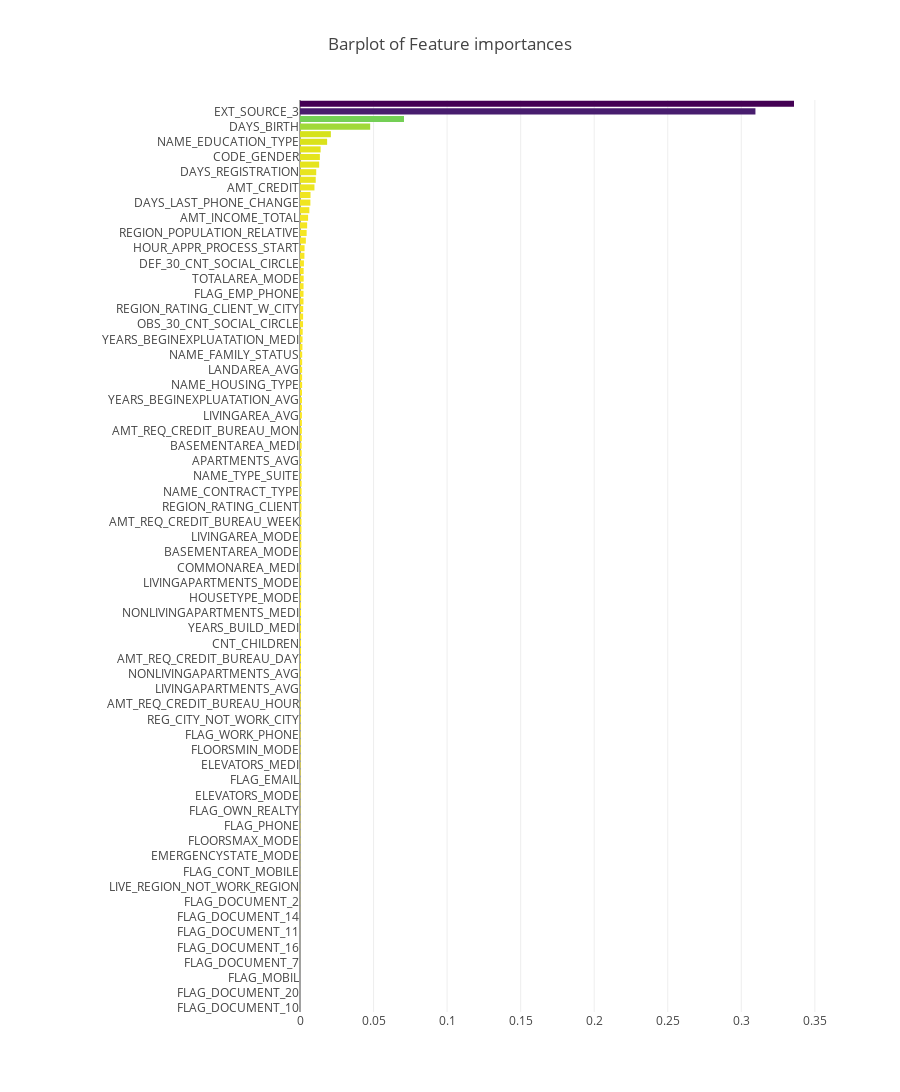

The code cell stored with this chart in its notebook:
### Code cell
x, y = (list(x) for x in zip(*sorted(zip(rf.feature_importances_, features), 
                                                            reverse = False)))
trace2 = go.Bar(
    x=x ,
    y=y,
    marker=dict(
        color=x,
        colorscale = 'Viridis',
        reversescale = True
    ),
    name='Random Forest Feature importance',
    orientation='h',
)

layout = dict(
    title='Barplot of Feature importances',
     width = 900, height = 2000,
    yaxis=dict(
        showgrid=False,
        showline=False,
        showticklabels=True,
    ),
    margin=dict(
    l=300,
),
)

fig1 = go.Figure(data=[trace2])
fig1['layout'].update(layout)
py.iplot(fig1, filename='plots')

### Figure 1 — Plotly figure (JSON) as saved in the notebook; plotly's stock layout.template omitted (floating-point values rounded to 4 significant figures)
{"data": [{"marker": {"color": [0, 0, 0, 0, 0, 6.424e-06, 8.539e-06, 1.403e-05, 1.873e-05, 2.208e-05, 2.765e-05, 3.206e-05, 4.301e-05, 7.323e-05, 7.631e-05, 8.09e-05, 8.179e-05, 8.224e-05, 0.0001023, 0.000105, 0.0001432, 0.0001643, 0.0001851, 0.0001905, 0.0002005, 0.0002066, 0.0002113, 0.0002152, 0.0002511, 0.0002538, 0.0002966, 0.0003251, 0.0003517, 0.0003782, 0.0003835, 0.0003865, 0.0003873, 0.0003972, 0.0004719, 0.0005007, 0.0005018, 0.0005069, 0.000568, 0.0005809, 0.0006181, 0.0006724, 0.0006741, 0.0006919, 0.0007054, 0.0007093, 0.000711, 0.0007119, 0.0007225, 0.0007408, 0.0007735, 0.0007932, 0.0008217, 0.0008384, 0.0008798, 0.0009001, 0.0009043, 0.0009162, 0.0009228, 0.0009665, 0.0009882, 0.0009941, 0.001001, 0.001059, 0.001061, 0.001065, 0.001096, 0.001101, 0.001113, 0.001115, 0.001131, 0.001244, 0.001278, 0.001288, 0.001306, 0.001334, 0.001354, 0.001369, 0.001438, 0.001444, 0.001463, 0.001466, 0.001489, 0.001649, 0.00173, 0.001841, 0.002068, 0.002113, 0.002173, 0.002383, 0.002402, 0.002412, 0.002486, 0.002489, 0.002661, 0.003005, 0.003108, 0.003975, 0.004513, 0.004858, 0.005516, 0.006363, 0.007053, 0.007153, 0.009833, 0.01069, 0.01103, 0.01304, 0.01351, 0.014, 0.01844, 0.02098, 0.04769, 0.0707, 0.3096, 0.3358], "colorscale": "Viridis", "reversescale": true}, "name": "Random Forest Feature importance", "orientation": "h", "type": "bar", "x": [0, 0, 0, 0, 0, 6.424e-06, 8.539e-06, 1.403e-05, 1.873e-05, 2.208e-05, 2.765e-05, 3.206e-05, 4.301e-05, 7.323e-05, 7.631e-05, 8.09e-05, 8.179e-05, 8.224e-05, 0.0001023, 0.000105, 0.0001432, 0.0001643, 0.0001851, 0.0001905, 0.0002005, 0.0002066, 0.0002113, 0.0002152, 0.0002511, 0.0002538, 0.0002966, 0.0003251, 0.0003517, 0.0003782, 0.0003835, 0.0003865, 0.0003873, 0.0003972, 0.0004719, 0.0005007, 0.0005018, 0.0005069, 0.000568, 0.0005809, 0.0006181, 0.0006724, 0.0006741, 0.0006919, 0.0007054, 0.0007093, 0.000711, 0.0007119, 0.0007225, 0.0007408, 0.0007735, 0.0007932, 0.0008217, 0.0008384, 0.0008798, 0.0009001, 0.0009043, 0.0009162, 0.0009228, 0.0009665, 0.0009882, 0.0009941, 0.001001, 0.001059, 0.001061, 0.001065, 0.001096, 0.001101, 0.001113, 0.001115, 0.001131, 0.001244, 0.001278, 0.001288, 0.001306, 0.001334, 0.001354, 0.001369, 0.001438, 0.001444, 0.001463, 0.001466, 0.001489, 0.001649, 0.00173, 0.001841, 0.002068, 0.002113, 0.002173, 0.002383, 0.002402, 0.002412, 0.002486, 0.002489, 0.002661, 0.003005, 0.003108, 0.003975, 0.004513, 0.004858, 0.005516, 0.006363, 0.007053, 0.007153, 0.009833, 0.01069, 0.01103, 0.01304, 0.01351, 0.014, 0.01844, 0.02098, 0.04769, 0.0707, 0.3096, 0.3358], "y": ["FLAG_DOCUMENT_10", "FLAG_DOCUMENT_12", "FLAG_DOCUMENT_20", "FLAG_DOCUMENT_4", "FLAG_MOBIL", "FLAG_DOCUMENT_13", "FLAG_DOCUMENT_7", "FLAG_DOCUMENT_21", "FLAG_DOCUMENT_16", "FLAG_DOCUMENT_17", "FLAG_DOCUMENT_11", "FLAG_DOCUMENT_15", "FLAG_DOCUMENT_14", "FLAG_DOCUMENT_18", "FLAG_DOCUMENT_2", "REG_REGION_NOT_LIVE_REGION", "LIVE_REGION_NOT_WORK_REGION", "FLAG_DOCUMENT_19", "FLAG_CONT_MOBILE", "FLAG_DOCUMENT_9", "EMERGENCYSTATE_MODE", "FLAG_DOCUMENT_8", "FLOORSMAX_MODE", "FONDKAPREMONT_MODE", "FLAG_PHONE", "REG_REGION_NOT_WORK_REGION", "FLAG_OWN_REALTY", "FLAG_DOCUMENT_6", "ELEVATORS_MODE", "LIVE_CITY_NOT_WORK_CITY", "FLAG_EMAIL", "FLAG_DOCUMENT_5", "ELEVATORS_MEDI", "FLOORSMAX_AVG", "FLOORSMIN_MODE", "FLOORSMIN_MEDI", "FLAG_WORK_PHONE", "LIVINGAPARTMENTS_MEDI", "REG_CITY_NOT_WORK_CITY", "ELEVATORS_AVG", "AMT_REQ_CREDIT_BUREAU_HOUR", "ENTRANCES_MODE", "LIVINGAPARTMENTS_AVG", "FLOORSMAX_MEDI", "NONLIVINGAPARTMENTS_AVG", "YEARS_BUILD_AVG", "AMT_REQ_CREDIT_BUREAU_DAY", "WALLSMATERIAL_MODE", "CNT_CHILDREN", "ENTRANCES_MEDI", "YEARS_BUILD_MEDI", "YEARS_BUILD_MODE", "NONLIVINGAPARTMENTS_MEDI", "FLOORSMIN_AVG", "HOUSETYPE_MODE", "NONLIVINGAPARTMENTS_MODE", "LIVINGAPARTMENTS_MODE", "COMMONAREA_AVG", "COMMONAREA_MEDI", "BASEMENTAREA_AVG", "BASEMENTAREA_MODE", "COMMONAREA_MODE", "LIVINGAREA_MODE", "APARTMENTS_MODE", "AMT_REQ_CREDIT_BUREAU_WEEK", "NONLIVINGAREA_MEDI", "REGION_RATING_CLIENT", "NONLIVINGAREA_AVG", "NAME_CONTRACT_TYPE", "APARTMENTS_MEDI", "NAME_TYPE_SUITE", "ENTRANCES_AVG", "APARTMENTS_AVG", "AMT_REQ_CREDIT_BUREAU_QRT", "BASEMENTAREA_MEDI", "LANDAREA_MEDI", "AMT_REQ_CREDIT_BUREAU_MON", "YEARS_BEGINEXPLUATATION_MODE", "LIVINGAREA_AVG", "NONLIVINGAREA_MODE", "YEARS_BEGINEXPLUATATION_AVG", "FLAG_OWN_CAR", "NAME_HOUSING_TYPE", "LIVINGAREA_MEDI", "LANDAREA_AVG", "WEEKDAY_APPR_PROCESS_START", "NAME_FAMILY_STATUS", "LANDAREA_MODE", "YEARS_BEGINEXPLUATATION_MEDI", "CNT_FAM_MEMBERS", "OBS_30_CNT_SOCIAL_CIRCLE", "OBS_60_CNT_SOCIAL_CIRCLE", "REGION_RATING_CLIENT_W_CITY", "REG_CITY_NOT_LIVE_CITY", "FLAG_EMP_PHONE", "OCCUPATION_TYPE", "TOTALAREA_MODE", "DEF_60_CNT_SOCIAL_CIRCLE", "DEF_30_CNT_SOCIAL_CIRCLE", "AMT_REQ_CREDIT_BUREAU_YEAR", "HOUR_APPR_PROCESS_START", "OWN_CAR_AGE", "REGION_POPULATION_RELATIVE", "FLAG_DOCUMENT_3", "AMT_INCOME_TOTAL", "NAME_INCOME_TYPE", "DAYS_LAST_PHONE_CHANGE", "ORGANIZATION_TYPE", "AMT_CREDIT", "AMT_GOODS_PRICE", "DAYS_REGISTRATION", "AMT_ANNUITY", "CODE_GENDER", "DAYS_ID_PUBLISH", "NAME_EDUCATION_TYPE", "DAYS_EMPLOYED", "DAYS_BIRTH", "EXT_SOURCE_1", "EXT_SOURCE_3", "EXT_SOURCE_2"]}], "layout": {"height": 2000, "margin": {"l": 300}, "title": "Barplot of Feature importances", "width": 900, "yaxis": {"showgrid": false, "showline": false, "showticklabels": true}}}
